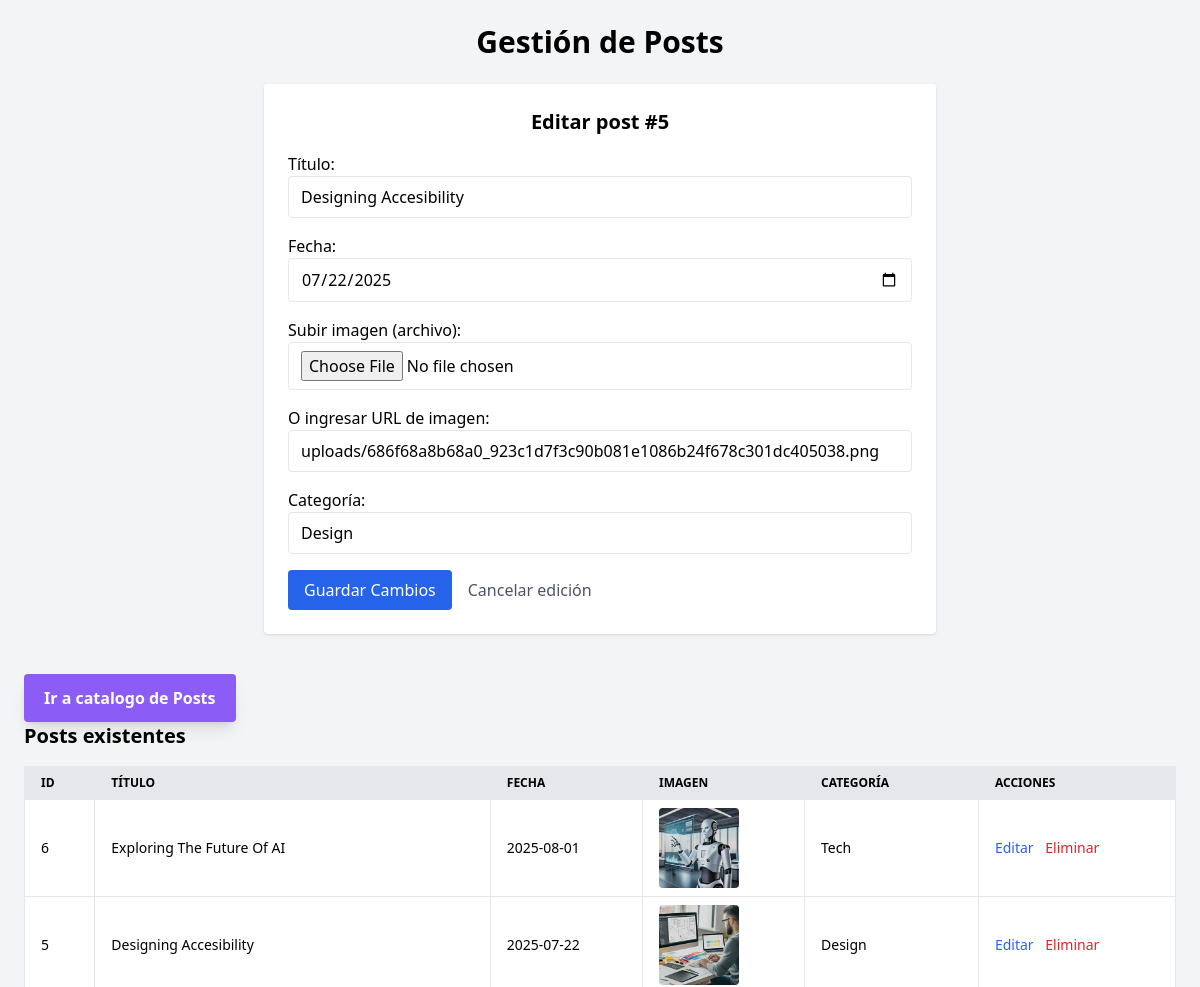
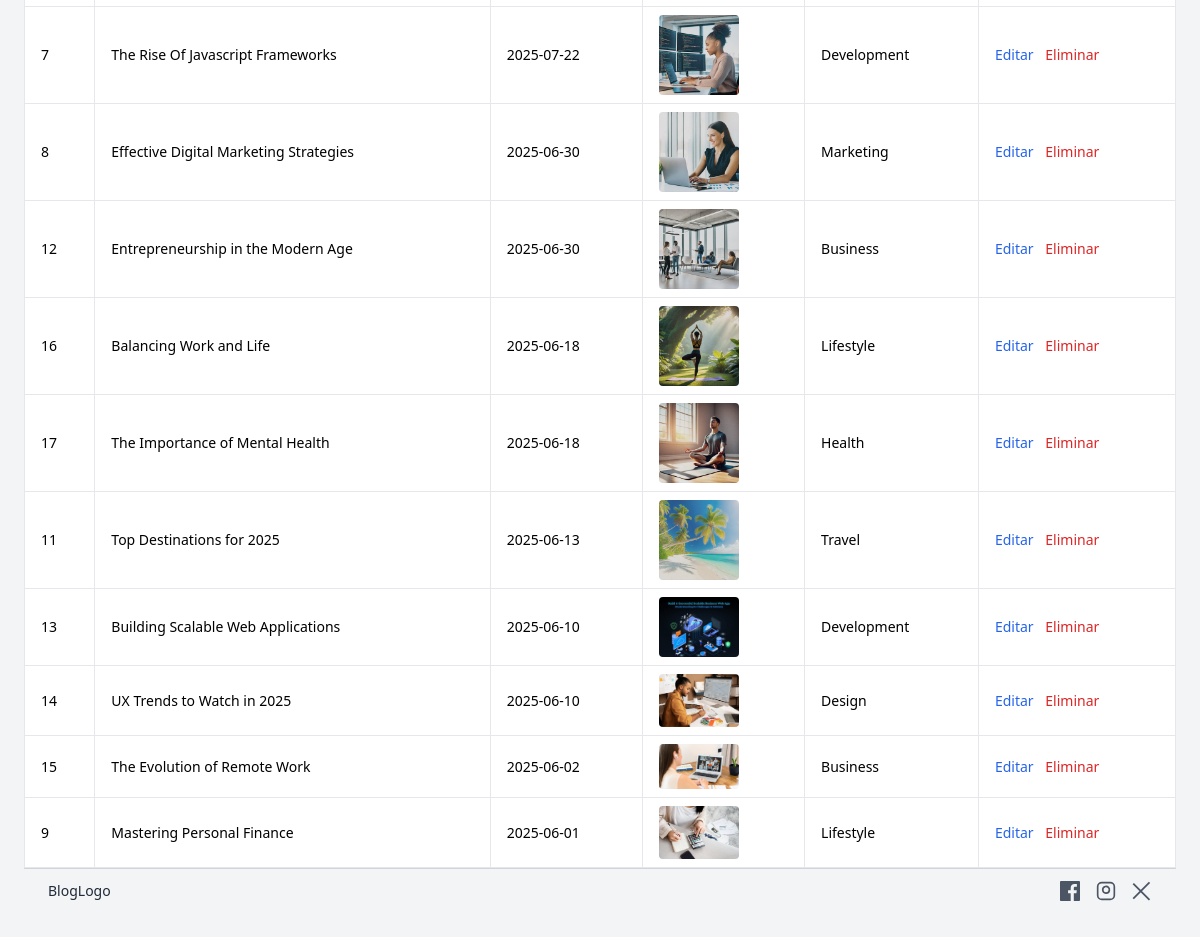
/CRUD_page.php?id=5, run on the app's committed database (2 pictures, top to bottom).
### tables this page shows
CREATE TABLE `posts` (
  `id` int(11) NOT NULL AUTO_INCREMENT,
  `titulo` varchar(255) NOT NULL,
  `fecha` date NOT NULL,
  `imagen` varchar(255) DEFAULT NULL,
  `categoria` varchar(100) DEFAULT NULL,
  PRIMARY KEY (`id`)
);

### CRUD_page.php (the view, shortened to what this page needs)
<?php
$conn = new mysqli('localhost', 'root', '', 'mini_blog');
$editarPost = null;
if (isset($_GET['id'])) {
    $idEditar = intval($_GET['id']);
    $stmt = $conn->prepare("SELECT * FROM posts WHERE id = ?");
    $stmt->bind_param("i", $idEditar);
    $stmt->execute();
    $result = $stmt->get_result();
    $editarPost = $result->fetch_assoc();
}
$result = $conn->query("SELECT * FROM posts ORDER BY fecha DESC");
$posts = $result->fetch_all(MYSQLI_ASSOC);
?>
<!DOCTYPE html>
<html lang="es">
<head>
    <script src="https://cdn.tailwindcss.com"></script>
</head>
<body class="bg-gray-100 p-4 sm:p-6">
<div class="container mx-auto max-w-7xl">
    <h1 class="text-3xl font-bold mb-6 text-center">Gestión de Posts</h1>
    <section class="mb-10 bg-white p-6 rounded shadow max-w-2xl mx-auto w-full">
        <h2 class="text-xl font-semibold mb-4 text-center">
            <?= $editarPost ? "Editar post #{$editarPost['id']}" : "Agregar/Editar nuevo post" ?>
        </h2>
        <form method="POST" enctype="multipart/form-data" class="grid grid-cols-1 gap-4">
            <label>
                <span class="block font-medium">Título:</span>
                <input name="titulo" class="w-full border px-3 py-2 rounded" required
                    value="<?= htmlspecialchars($editarPost['titulo'] ?? '') ?>">
            </label>
            <label>
                <span class="block font-medium">Fecha:</span>
                <input type="date" name="fecha" class="w-full border px-3 py-2 rounded" required
                    value="<?= htmlspecialchars($editarPost['fecha'] ?? '') ?>">
            </label>
            <label>
                <span class="block font-medium">Subir imagen (archivo):</span>
                <input type="file" name="imagen_file" class="w-full border px-3 py-2 rounded">
            </label>
            <label>
                <span class="block font-medium">O ingresar URL de imagen:</span>
                <input name="imagen_url" class="w-full border px-3 py-2 rounded"
                    placeholder="https://ejemplo.com/imagen.jpg"
                    value="<?= htmlspecialchars($editarPost['imagen'] ?? '') ?>">
            </label>
            <label>
                <span class="block font-medium">Categoría:</span>
                <input name="categoria" class="w-full border px-3 py-2 rounded"
                    value="<?= htmlspecialchars($editarPost['categoria'] ?? '') ?>">
            </label>
            <div class="flex flex-wrap gap-4 items-center justify-start">
                <button type="submit" class="bg-blue-600 text-white px-4 py-2 rounded hover:bg-blue-700">
                    <?= $editarPost ? "Guardar Cambios" : "Guardar" ?>
                </button>
                <?php if ($editarPost): ?>
                    <a href="CRUD_page.php" class="text-gray-600 hover:underline">Cancelar edición</a>
                <?php endif; ?>
            </div>
        </form>
    </section>
<button
  onclick="window.location.href='index.php'"
  class="static bottom-4 left-4 bg-violet-500 hover:bg-violet-600 text-white font-semibold py-3 px-5 rounded shadow-lg"
  style="z-index: 1000;"
>
  Ir a catalogo de Posts
</button>
    <section>
        <h2 class="text-xl font-semibold mb-4">Posts existentes</h2>
        <div class="overflow-x-auto">
            <table class="min-w-full bg-white rounded shadow text-sm">
                <thead>
                    <tr class="bg-gray-200 text-left text-xs uppercase">
                        <th class="px-4 py-2 border">ID</th>
                        <th class="px-4 py-2 border">Título</th>
                        <th class="px-4 py-2 border">Fecha</th>
                        <th class="px-4 py-2 border">Imagen</th>
                        <th class="px-4 py-2 border">Categoría</th>
                        <th class="px-4 py-2 border">Acciones</th>
                    </tr>
                </thead>
                <tbody>
                    <?php foreach ($posts as $post): ?>
                        <tr class="hover:bg-gray-50">
                            <td class="border px-4 py-2"><?= $post['id'] ?></td>
                            <td class="border px-4 py-2"><?= htmlspecialchars($post['titulo']) ?></td>
                            <td class="border px-4 py-2"><?= $post['fecha'] ?></td>
                            <td class="border px-4 py-2">
                                <?php if ($post['imagen']): ?>
                                    <img src="<?= htmlspecialchars($post['imagen']) ?>" alt="Imagen" class="w-20 h-auto rounded">
                                <?php else: ?>
                                    <span class="text-gray-500 italic">Sin imagen</span>
                                <?php endif; ?>
                            </td>
                            <td class="border px-4 py-2"><?= htmlspecialchars($post['categoria']) ?></td>
                            <td class="border px-4 py-2">
                                <a href="CRUD_page.php?id=<?= $post['id'] ?>" class="text-blue-600 hover:underline mr-2">Editar</a>
                                <form method="POST" class="inline" onsubmit="return confirm('¿Eliminar este post?')">
                                    <button type="submit" name="delete" class="text-red-600 hover:underline bg-transparent border-0 cursor-pointer p-0">
                                        Eliminar
                                    </button>
                                </form>
                            </td>
                        </tr>
                    <?php endforeach; ?>
                </tbody>
            </table>
        </div>
    </section>
</div>
<footer class="w-full border-t border-gray-300 py-3 px-6 flex justify-between items-center">
  <div class="text-gray-800 font-medium text-sm">
    BlogLogo
  </div>
  <div class="flex items-center space-x-4 text-gray-600 cursor-pointer">
    <a href="#" aria-label="Facebook" class="hover:text-gray-900">
    </a>
    <a href="#" aria-label="Instagram" class="hover:text-gray-900">
      <svg xmlns="http://www.w3.org/2000/svg" class="h-5 w-5" fill="none" stroke="currentColor" stroke-width="2" viewBox="0 0 24 24">
        <rect width="20" height="20" x="2" y="2" rx="5" ry="5"/>
        <path d="M16 11.37a4 4 0 1 1-4.73-4.73 4 4 0 0 1 4.73 4.73z"/>
        <line x1="17.5" y1="6.5" x2="17.5" y2="6.5"/>
      </svg>
    </a>
    <button aria-label="Twitter X" class="hover:text-gray-900 focus:outline-none">
  <svg xmlns="http://www.w3.org/2000/svg" fill="currentColor" viewBox="0 0 24 24" class="h-5 w-5">
    <path d="M2.25 2.25l19.5 19.5-1.5 1.5L.75 3.75 2.25 2.25zM21.75 2.25l-19.5 19.5-1.5-1.5 19.5-19.5 1.5 1.5z"/>
  </svg>
</button>
  </div>
</footer>
</body>
</html>

### data on the page
posts: id "5", titulo "Designing Accesibility", fecha "07/22/2025", imagen_url "uploads/686f68a8b68a0_923c1d7f3c90b081e1086b24f678c301dc405038.png", categoria "Design", fecha "2025-07-22", imagen (picture)
posts: id "6", titulo "Exploring The Future Of AI", fecha "2025-08-01", imagen (picture), categoria "Tech"
posts: id "7", titulo "The Rise Of Javascript Frameworks", fecha "2025-07-22", imagen (picture), categoria "Development"
posts: id "8", titulo "Effective Digital Marketing Strategies", fecha "2025-06-30", imagen (picture), categoria "Marketing"
posts: id "12", titulo "Entrepreneurship in the Modern Age", fecha "2025-06-30", imagen (picture), categoria "Business"
posts: id "16", titulo "Balancing Work and Life", fecha "2025-06-18", imagen (picture), categoria "Lifestyle"
posts: id "17", titulo "The Importance of Mental Health", fecha "2025-06-18", imagen (picture), categoria "Health"
posts: id "11", titulo "Top Destinations for 2025", fecha "2025-06-13", imagen (picture), categoria "Travel"
posts: id "13", titulo "Building Scalable Web Applications", fecha "2025-06-10", imagen (picture), categoria "Development"
posts: id "14", titulo "UX Trends to Watch in 2025", fecha "2025-06-10", imagen (picture), categoria "Design"
posts: id "15", titulo "The Evolution of Remote Work", fecha "2025-06-02", imagen (picture), categoria "Business"
posts: id "9", titulo "Mastering Personal Finance", fecha "2025-06-01", imagen (picture), categoria "Lifestyle"
